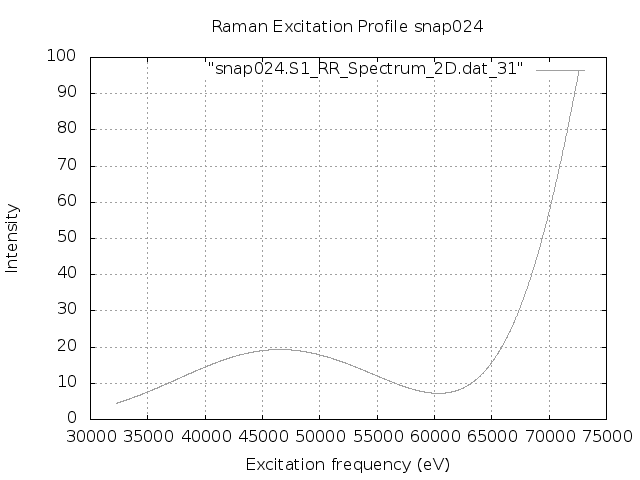

gnuplot code for this plot:
set terminal png
set output "snap024.S1.REP_frozen.png"
set xlabel 'Excitation frequency (eV)'
set ylabel 'Intensity'
set title "Raman Excitation Profile snap024"
set grid
set autoscale
plot "snap024.S1_RR_Spectrum_2D.dat_31" with lines lc "blue"
exit
